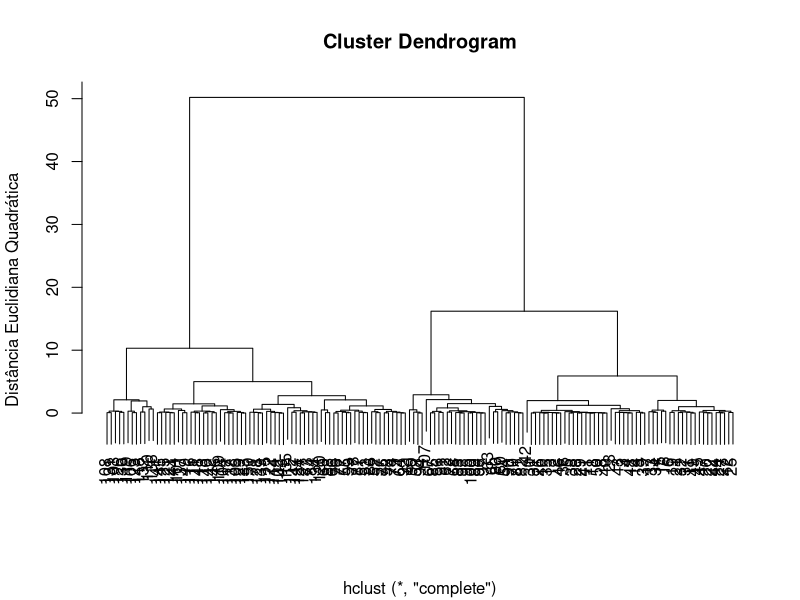
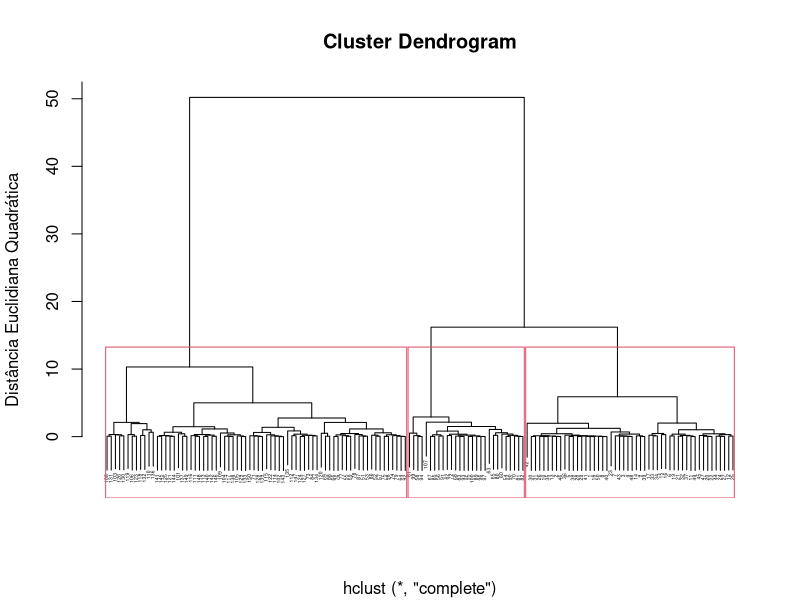

These figures' R source, in order:
## Aula Prática II

#### Disciplina: Introdução ao Aprendizado Estatístico
#### Capítulo 02 - Análise de Agrupamentos

# **Aluna:** Carine Madeira Soares  
# **Instituição:** Universidade Federal de Viçosa

# Carregando os dados
data(iris)

# Visualizando as primeiras observações
head(iris)
# Salvando o conjunto de dados na variável 
dados <- iris

# Cálculo da distância euclidiana
D <- dist(dados[,-5], method = "euclidian")^2

# Agrupamento Hierárquico
agr <- hclust(D,method="complete")

# Plot do Dendrograma
plot(agr, xlab="", ylab="Distância Euclidiana Quadrática")

plot(agr, xlab="", ylab="Distância Euclidiana Quadrática", cex=0.3)

# Medida de qualidade - Correlação Cofenêtica
cof <- cophenetic(agr)
cor(cof,D)

# Número de grupos
grupos <- 3
rect.hclust(agr,k=grupos)
# Acessando os indivíduos
grupos <- cutree(agr, k=grupos)
grupos

# Agrupamento por métodos de otimização K-Médias
km <- kmeans(x=iris[,-5],3,nstart=20)
km
cluster <- km$cluster
cluster

